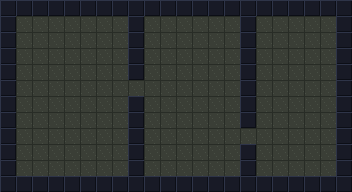

The image is a tile-based game level rendered from a .tmx file. Its description and complete source (layers, tilesets, objects, tile grids) follow:
An orthogonal 22x12 tile map with 16x16 px tiles, 2 tile layers (ground, collision) and 13 objects (player, hinge, latch, sill, pane, ...).

<map version="1.10" tiledversion="1.10.2" orientation="orthogonal" renderorder="right-down" width="22" height="12" tilewidth="16" tileheight="16" infinite="0" nextlayerid="5" nextobjectid="14">
 <tileset firstgid="1" source="chirp_tiles.tsx" />
 <layer id="1" name="ground" width="22" height="12">
  <data encoding="csv">
1,1,1,1,1,1,1,1,1,1,1,1,1,1,1,1,1,1,1,1,1,1,
1,1,1,1,1,1,1,1,1,1,1,1,1,1,1,1,1,1,1,1,1,1,
1,1,1,1,1,1,1,1,1,1,1,1,1,1,1,1,1,1,1,1,1,1,
1,1,1,1,1,1,1,1,1,1,1,1,1,1,1,1,1,1,1,1,1,1,
1,1,1,1,1,1,1,1,1,1,1,1,1,1,1,1,1,1,1,1,1,1,
1,1,1,1,1,1,1,1,1,1,1,1,1,1,1,1,1,1,1,1,1,1,
1,1,1,1,1,1,1,1,1,1,1,1,1,1,1,1,1,1,1,1,1,1,
1,1,1,1,1,1,1,1,1,1,1,1,1,1,1,1,1,1,1,1,1,1,
1,1,1,1,1,1,1,1,1,1,1,1,1,1,1,1,1,1,1,1,1,1,
1,1,1,1,1,1,1,1,1,1,1,1,1,1,1,1,1,1,1,1,1,1,
1,1,1,1,1,1,1,1,1,1,1,1,1,1,1,1,1,1,1,1,1,1,
1,1,1,1,1,1,1,1,1,1,1,1,1,1,1,1,1,1,1,1,1,1
</data>
 </layer>
 <layer id="2" name="collision" width="22" height="12">
  <data encoding="csv">
2,2,2,2,2,2,2,2,2,2,2,2,2,2,2,2,2,2,2,2,2,2,
2,0,0,0,0,0,0,0,2,0,0,0,0,0,0,2,0,0,0,0,0,2,
2,0,0,0,0,0,0,0,2,0,0,0,0,0,0,2,0,0,0,0,0,2,
2,0,0,0,0,0,0,0,2,0,0,0,0,0,0,2,0,0,0,0,0,2,
2,0,0,0,0,0,0,0,2,0,0,0,0,0,0,2,0,0,0,0,0,2,
2,0,0,0,0,0,0,0,0,0,0,0,0,0,0,2,0,0,0,0,0,2,
2,0,0,0,0,0,0,0,2,0,0,0,0,0,0,2,0,0,0,0,0,2,
2,0,0,0,0,0,0,0,2,0,0,0,0,0,0,2,0,0,0,0,0,2,
2,0,0,0,0,0,0,0,2,0,0,0,0,0,0,0,0,0,0,0,0,2,
2,0,0,0,0,0,0,0,2,0,0,0,0,0,0,2,0,0,0,0,0,2,
2,0,0,0,0,0,0,0,2,0,0,0,0,0,0,2,0,0,0,0,0,2,
2,2,2,2,2,2,2,2,2,2,2,2,2,2,2,2,2,2,2,2,2,2
</data>
 </layer>
 <objectgroup id="3" name="entities">
  <object id="1" name="player" x="32" y="32" width="16" height="16" />
  <object id="2" name="hinge" x="128" y="80" width="16" height="16">
   <properties>
    <property name="clan" type="int" value="0" />
    <property name="family" type="int" value="0" />
    <property name="role" value="caller" />
    <property name="is_blocker" type="bool" value="true" />
    <property name="flee_route" value="flee_hinge" />
   </properties>
  </object>
  <object id="3" name="latch" x="48" y="128" width="16" height="16">
   <properties>
    <property name="clan" type="int" value="0" />
    <property name="family" type="int" value="0" />
    <property name="role" value="responder" />
    <property name="is_blocker" type="bool" value="false" />
    <property name="flee_route" value="flee_latch" />
   </properties>
  </object>
  <object id="4" name="sill" x="240" y="128" width="16" height="16">
   <properties>
    <property name="clan" type="int" value="2" />
    <property name="family" type="int" value="0" />
    <property name="role" value="caller" />
    <property name="is_blocker" type="bool" value="true" />
    <property name="flee_route" value="flee_sill" />
   </properties>
  </object>
  <object id="5" name="pane" x="176" y="48" width="16" height="16">
   <properties>
    <property name="clan" type="int" value="2" />
    <property name="family" type="int" value="0" />
    <property name="role" value="responder" />
    <property name="is_blocker" type="bool" value="false" />
    <property name="flee_route" value="flee_pane" />
   </properties>
  </object>
  <object id="6" name="reed" x="288" y="48" width="16" height="16">
   <properties>
    <property name="clan" type="int" value="3" />
    <property name="family" type="int" value="2" />
    <property name="role" value="caller" />
    <property name="is_blocker" type="bool" value="false" />
    <property name="flee_route" value="flee_reed" />
   </properties>
  </object>
  <object id="7" name="rush" x="304" y="144" width="16" height="16">
   <properties>
    <property name="clan" type="int" value="3" />
    <property name="family" type="int" value="2" />
    <property name="role" value="responder" />
    <property name="is_blocker" type="bool" value="false" />
    <property name="flee_route" value="flee_rush" />
   </properties>
  </object>
 </objectgroup>
 <objectgroup id="4" name="zones">
  <object id="8" name="flee_hinge" x="128" y="80">
   <polyline points="0,0 -16,0 -32,0" />
  </object>
  <object id="9" name="flee_latch" x="48" y="128">
   <polyline points="0,0 16,0 32,0" />
  </object>
  <object id="10" name="flee_sill" x="240" y="128">
   <polyline points="0,0 -16,0 -32,0" />
  </object>
  <object id="11" name="flee_pane" x="176" y="48">
   <polyline points="0,0 16,0 32,0" />
  </object>
  <object id="12" name="flee_reed" x="288" y="48">
   <polyline points="0,0 0,16 0,32" />
  </object>
  <object id="13" name="flee_rush" x="304" y="144">
   <polyline points="0,0 -16,0 -32,0" />
  </object>
 </objectgroup>
</map>
